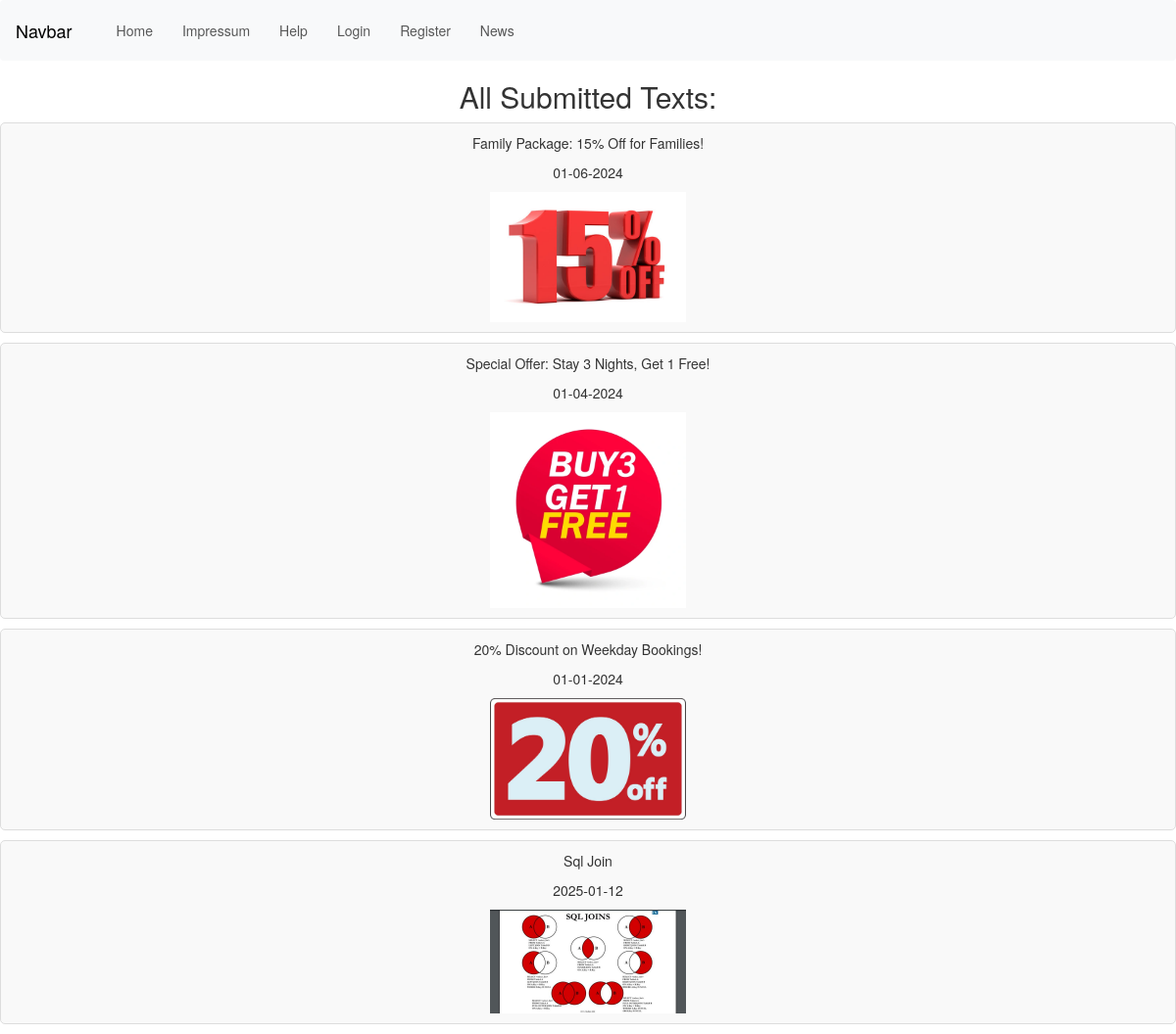
Screenshot of /inc/news.php with the database file from the repository.
### tables this page shows
CREATE TABLE `news` (
  `id` int NOT NULL,
  `text` varchar(200) NOT NULL,
  `photoname` varchar(50) NOT NULL,
  `photodir` varchar(225) NOT NULL,
  `date` date NOT NULL
);

### inc/news.php (the view, shortened to what this page needs)
<!DOCTYPE html>
<html lang="en">
<head>
    <?php include 'head.php'; ?>
    <link rel="stylesheet" href="../res/css/style.css">
</head>
<body>
    <?php
    include 'navigation.php';
    include 'db.php';
    $tableName = 'news';
    if (!empty($_SESSION['submitted_texts'])) {
        echo '<div class="divUL">';
        echo "<h2 style='text-align: center;'>All Submitted Texts:</h2>";
        echo "<ul>";
        foreach (array_reverse($_SESSION['submitted_texts']) as $entry) {
            echo "<li>";
            echo "<p>" . $entry['text'] . "</p>";
            echo "<p>" . $entry['date'] . "</p>";
            if (!empty($entry['image'])) {
                echo "<div class='image-container'>";
                echo "<img class='small-image' src='" . $entry['image'] . "' alt='Uploaded Image' />";
                echo "</div>";
            }
            echo "</li>";
        }
        $sql_all = "SELECT * FROM $tableName";
        $result_all = $db_obj->query($sql_all);
        while ($row = $result_all->fetch_array(MYSQLI_ASSOC)) {
            echo "<li>";
            echo "<p>" . $row['text'] . "</p>";
            echo "<p>" . $row['date'] . "</p>";
            if (!empty($row['photodir'])) {
                echo "<div class='image-container'>";
                echo "<img class='small-image' src='" . $row['photodir'] . "' alt='Uploaded Image' />";
                echo "</div>";
            }
            echo "</li>";
        }
        echo "</ul>";
        echo "</div>";
    }
    ?>
</body>
</html>

### res/css/style.css (style rules this page uses)
div.divUL ul { list-style-type: none; padding: 0; margin: 0; }
div.divUL ul li { border: 1px solid #ddd; margin: 10px 0; padding: 10px; border-radius: 5px; background-color: #f9f9f9; text-align: center; }
.image-container { max-width: 200px; overflow: hidden; display: block; margin-left: auto; margin-right: auto; }
.small-image { width: 100%; height: auto; }

### rows the page displays
news: text "Sql Join", date "2025-01-12", photodir (picture)

### other values shown
$entry['text'] "Family Package: 15% Off for Families!"
$entry['date'] "01-06-2024"
$entry['text'] "Special Offer: Stay 3 Nights, Get 1 Free!"
$entry['date'] "01-04-2024"
$entry['text'] "20% Discount on Weekday Bookings!"
$entry['date'] "01-01-2024"
